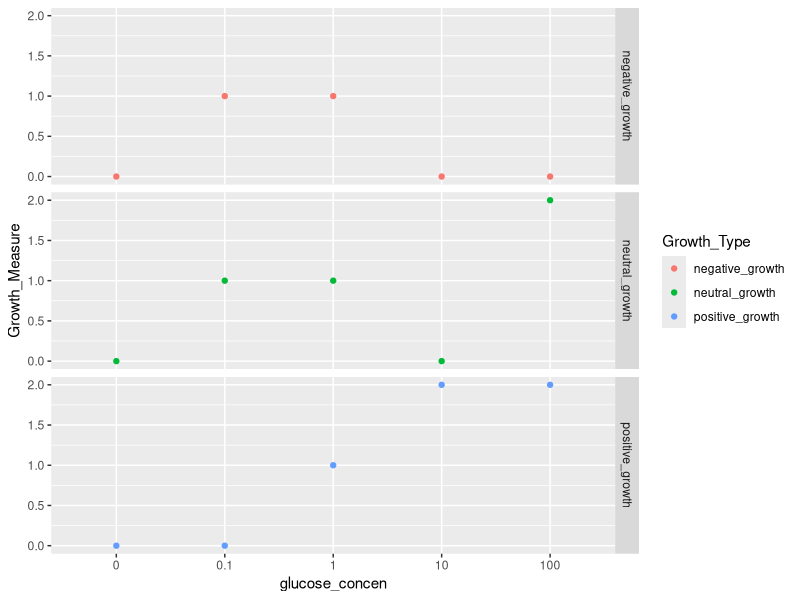

The R source for this figure:
## ---- chunk 1
#load required library
library(tidyverse)

## ---- chunk 2
#construct graphs from the experiment
glucose_concen <- c(100, 10, 1, .1, 0)
positive_growth <- c(2, 2, 1, 0, 0)
negative_growth <- c(0, 0, 1, 1, 0)
neutral_growth <- c(2, 0, 1, 1, 0)

Physarum_Growth <- tibble(glucose_concen,positive_growth, negative_growth, neutral_growth) %>% 
  mutate(glucose_concen = as.factor(glucose_concen))
Physarum_Growth

#Taking a wide data frame and making it a long data frame for graphing purposes by using the function gather() 
Physarum_Growth_longformat <- gather(Physarum_Growth, Growth_Type, Growth_Measure, positive_growth:neutral_growth)
Physarum_Growth_longformat

## ---- chunk 3
#ggplot(Physarum_Growth_longformat, aes(x = as.factor(glucose_concen), y = Growth_Measure)) + geom_point()
#I used the function facet_grid() to enable graphs in one visual.

# Physarum_Growth_longformat %>% group_by(Growth_Type) %>% 
  #ggplot(aes(x = glucose_concen, y = Growth_Measure, col = Growth_Type)) + geom_point() + facet_grid(.~Growth_Type)

Physarum_Growth_longformat %>% group_by(Growth_Type) %>% 
  ggplot(aes(x = glucose_concen, y = Growth_Measure, col = Growth_Type)) + geom_point() + facet_grid(Growth_Type ~.)
